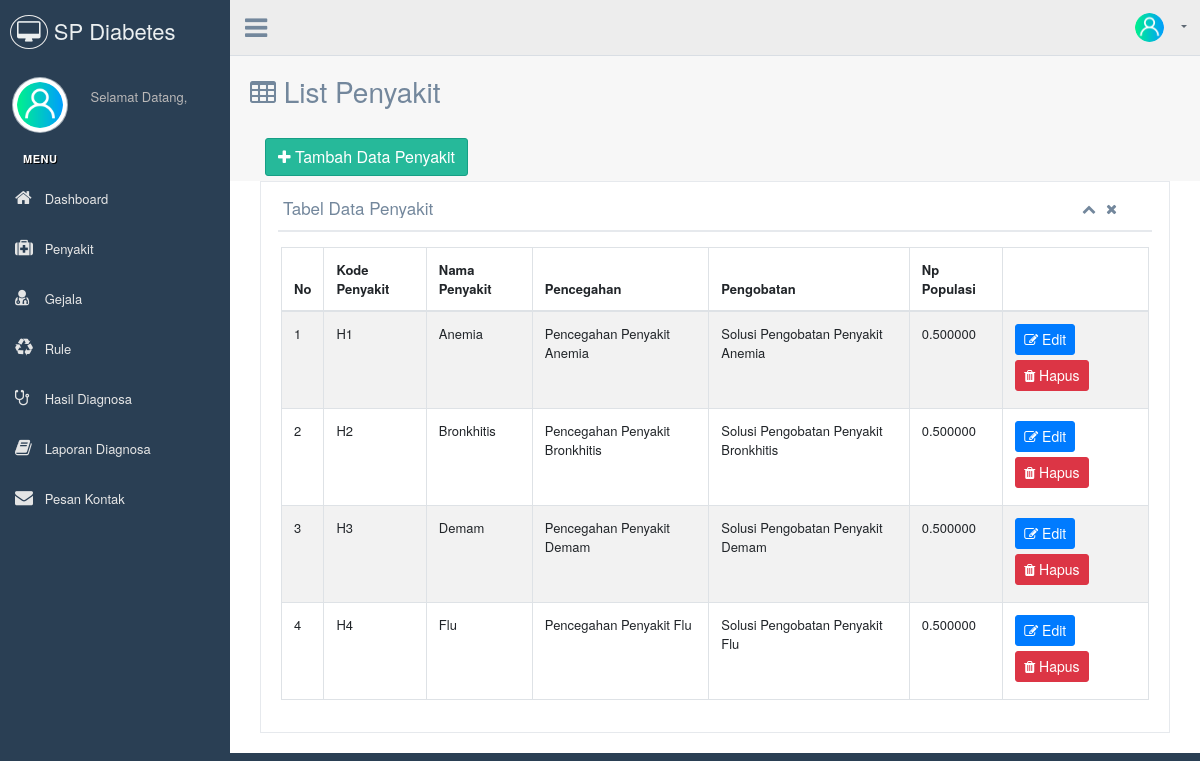
Page /index.php/admin/penyakit on the earlier database version.
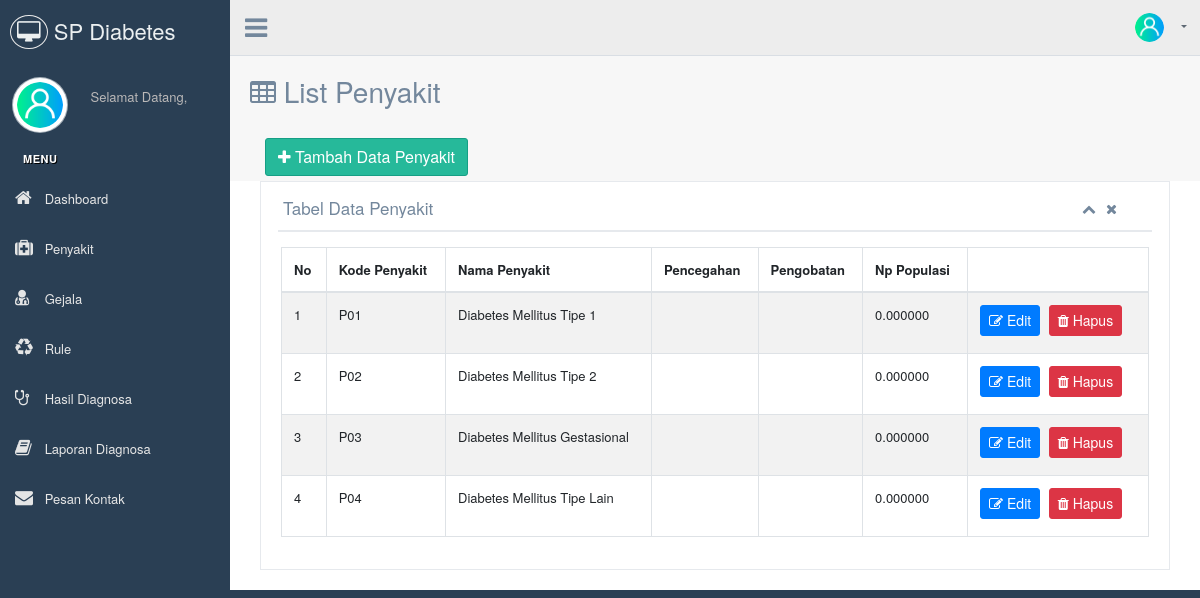
Same page on the later database version.
### tables this page shows
CREATE TABLE `penyakit` (
  `kd_penyakit` varchar(64) NOT NULL,
  `nm_penyakit` varchar(255) NOT NULL,
  `pencegahan` text NOT NULL,
  `pengobatan` text NOT NULL,
  `np_populasi` double(6,6) NOT NULL
);

### application/controllers/admin.php (called while the page is built, shortened)
<?php
class admin extends CI_Controller
{
    public function __construct()
    {
        $this->load->library('form_validation');
        $this->load->model('m_admin');
    }
    public function penyakit()
    {
        $var['title'] = 'Admin | Penyakit';
        $var['penyakit'] = $this->m_admin->get_penyakit();
        $var['penyakit2'] = $this->m_admin->get_penyakit();
        $this->load->view('admin/penyakit', $var);
    }
}

### index.php (called while the page is built, shortened)
<?php
require_once BASEPATH.'core/CodeIgniter.php';

### application/models/m_admin.php (called while the page is built, shortened)
<?php
class m_admin extends CI_Model
{
    private $tb_penyakit = 'penyakit';
    public function get_penyakit()
    {
        return $this->db->get($this->tb_penyakit)->result();
    }
}

### application/views/admin/penyakit.php (the view, shortened to what this page needs)
<?php $this->load->view('admin/partials/header.php') ?>
<div class="right_col" role="main">
    <div class="page-title">
        <div class="title_left">
            <h3><i class="fa fa-table"></i> List Penyakit</h3>
            <a href="#addpenyakit" data-toggle="modal" style="margin-left: 15px; margin-top: 20px;" class="btn btn-success"><i class="fa fa-plus"></i> Tambah Data Penyakit</a>
        </div>
    </div>
    <div class="clearfix"></div>
    <div class="col-md-12 col-sm-12 ">
        <div class="x_panel">
            <div class="x_title">
                <h2>Tabel Data Penyakit</h2>
                <ul class="nav navbar-right panel_toolbox">
                    <li><a class="collapse-link"><i class="fa fa-chevron-up"></i></a>
                    </li>
                    <li><a class="close-link"><i class="fa fa-close"></i></a>
                    </li>
                </ul>
                <div class="clearfix"></div>
            </div>
            <div class="x_content">
                <div class="row">
                    <div class="col-sm-12">
                        <div class="card-box table-responsive">
                            <table id="datatable" class="table table-striped table-bordered" style="width:100%">
                                <thead>
                                    <tr>
                                        <th>No</th>
                                        <th>Kode Penyakit</th>
                                        <th>Nama Penyakit</th>
                                        <th>Pencegahan</th>
                                        <th>Pengobatan</th>
                                        <th>Np Populasi</th>
                                        <th></th>
                                    </tr>
                                </thead>
                                <tbody>
                                    <?php $no = 1;
                                    foreach ($penyakit as $p) :
                                    ?>
                                        <tr>
                                            <td><?= $no++ ?></td>
                                            <td><?= $p->kd_penyakit ?></td>
                                            <td><?= $p->nm_penyakit ?></td>
                                            <td><?= $p->pencegahan ?></td>
                                            <td><?= $p->pengobatan ?></td>
                                            <td><?= $p->np_populasi ?></td>
                                            <td>
                                                <a href="#editpenyakit<?= $p->kd_penyakit ?>" data-toggle="modal" class="btn btn-primary btn-sm"><i class="fa fa-edit"></i> Edit</a>
                                                <a href="<?= base_url('admin/delete_penyakit/' . $p->kd_penyakit) ?>" onclick="return confirm('apakah anda yakin menghapus data?')" class="btn btn-danger btn-sm"><i class="fa fa-trash"></i> Hapus</a>
                                            </td>
                                        </tr>
                                    <?php endforeach; ?>
                                </tbody>
                            </table>
                        </div>
                    </div>
                </div>
            </div>
        </div>
    </div>
</div>
<?php $this->load->view('admin/partials/footer.php') ?>

### application/views/admin/partials/header.php (shortened to what this page needs)
<!DOCTYPE html>
<html lang="en">
<head>
    <link href="<?= base_url() ?>assets/admin/vendors/bootstrap/dist/css/bootstrap.min.css" rel="stylesheet">
    <link href="<?= base_url() ?>assets/admin/vendors/font-awesome/css/font-awesome.min.css" rel="stylesheet">
    <link href="<?= base_url() ?>assets/admin/vendors/nprogress/nprogress.css" rel="stylesheet">
    <link href="<?= base_url() ?>assets/admin/vendors/iCheck/skins/flat/green.css" rel="stylesheet">
    <link href="<?= base_url() ?>assets/admin/vendors/bootstrap-progressbar/css/bootstrap-progressbar-3.3.4.min.css" rel="stylesheet">
    <link href="<?= base_url() ?>assets/admin/vendors/jqvmap/dist/jqvmap.min.css" rel="stylesheet" />
    <link href="<?= base_url() ?>assets/admin/vendors/bootstrap-daterangepicker/daterangepicker.css" rel="stylesheet">
    <link href="<?= base_url() ?>assets/admin/vendors/datatables.net-bs/css/dataTables.bootstrap.min.css" rel="stylesheet">
    <link href="<?= base_url() ?>assets/admin/vendors/datatables.net-buttons-bs/css/buttons.bootstrap.min.css" rel="stylesheet">
    <link href="<?= base_url() ?>assets/admin/vendors/datatables.net-fixedheader-bs/css/fixedHeader.bootstrap.min.css" rel="stylesheet">
    <link href="<?= base_url() ?>assets/admin/vendors/datatables.net-responsive-bs/css/responsive.bootstrap.min.css" rel="stylesheet">
    <link href="<?= base_url() ?>assets/admin/vendors/datatables.net-scroller-bs/css/scroller.bootstrap.min.css" rel="stylesheet">
    <link href="<?= base_url() ?>assets/admin/build/css/custom.min.css" rel="stylesheet">
</head>
<body class="nav-md">
    <div class="container body">
        <div class="main_container">
            <div class="col-md-3 left_col">
                <div class="left_col scroll-view">
                    <div class="navbar nav_title" style="border: 0;">
                        <a href="index.html" class="site_title"><i class="fa fa-desktop"></i> <span>SP Diabetes</span></a>
                    </div>
                    <div class="profile clearfix">
                        <div class="profile_pic">
                            <img src="<?= base_url() ?>assets/admin/images/user.png" alt="..." class="img-circle profile_img">
                        </div>
                        <div class="profile_info">
                            <span>Selamat Datang,</span>
                        </div>
                    </div>
                    <br />
                    <div id="sidebar-menu" class="main_menu_side hidden-print main_menu">
                        <div class="menu_section">
                            <h3>Menu</h3>
                            <ul class="nav side-menu">
                                <li><a href="<?= base_url('admin') ?>"><i class="fa fa-home"></i> Dashboard</a></li>
                                <li><a href="<?= base_url('admin/penyakit') ?>"><i class="fa fa-medkit"></i></i> Penyakit</a></li>
                                <li><a href="<?= base_url('admin/gejala') ?>"><i class="fa fa-user-md"></i></i> Gejala</a></li>
                                <li><a href="<?= base_url('admin/rule') ?>"><i class="fa fa-recycle"></i></i> Rule</a></li>
                                <li><a href="<?= base_url('admin/hasil_diagnosa') ?>"><i class="fa fa-stethoscope"></i></i> Hasil Diagnosa</a></li>
                                <li><a href="<?= base_url('admin/laporan_diagnosa') ?>"><i class="fa fa-book"></i></i> Laporan Diagnosa</a></li>
                                <li><a href="<?= base_url('admin/pesan_kontak') ?>"><i class="fa fa-envelope"></i></i> Pesan Kontak</a></li>
                            </ul>
                        </div>
                    </div>
                </div>
            </div>
            <div class="top_nav">
                <div class="nav_menu">
                    <div class="nav toggle">
                        <a id="menu_toggle"><i class="fa fa-bars"></i></a>
                    </div>
                    <nav class="nav navbar-nav">
                        <ul class=" navbar-right">
                            <li class="nav-item dropdown open" style="padding-left: 15px;">
                                <a href="javascript:;" class="user-profile dropdown-toggle" aria-haspopup="true" id="navbarDropdown" data-toggle="dropdown" aria-expanded="false">
                                    <img src="<?= base_url() ?>assets/admin/images/user.png" alt=""><?= $this->session->userdata('username') ?>
                                </a>
                            </li>
                        </ul>
                    </nav>
                </div>
            </div>

### application/views/admin/partials/footer.php (shortened to what this page needs)
</div>
</div>
</body>
</html>

Differences in the rows shown:
removed penyakit: kd_penyakit "H1", nm_penyakit "Anemia", pencegahan "Pencegahan Penyakit Anemia", pengobatan "Solusi Pengobatan Penyakit Anemia", np_populasi "0.500000"
removed penyakit: kd_penyakit "H2", nm_penyakit "Bronkhitis", pencegahan "Pencegahan Penyakit Bronkhitis", pengobatan "Solusi Pengobatan Penyakit Bronkhitis", np_populasi "0.500000"
removed penyakit: kd_penyakit "H3", nm_penyakit "Demam", pencegahan "Pencegahan Penyakit Demam", pengobatan "Solusi Pengobatan Penyakit Demam", np_populasi "0.500000"
removed penyakit: kd_penyakit "H4", nm_penyakit "Flu", pencegahan "Pencegahan Penyakit Flu", pengobatan "Solusi Pengobatan Penyakit Flu", np_populasi "0.500000"
added penyakit: kd_penyakit "P01", nm_penyakit "Diabetes Mellitus Tipe 1", np_populasi "0.000000"
added penyakit: kd_penyakit "P02", nm_penyakit "Diabetes Mellitus Tipe 2", np_populasi "0.000000"
added penyakit: kd_penyakit "P03", nm_penyakit "Diabetes Mellitus Gestasional", np_populasi "0.000000"
added penyakit: kd_penyakit "P04", nm_penyakit "Diabetes Mellitus Tipe Lain", np_populasi "0.000000"
